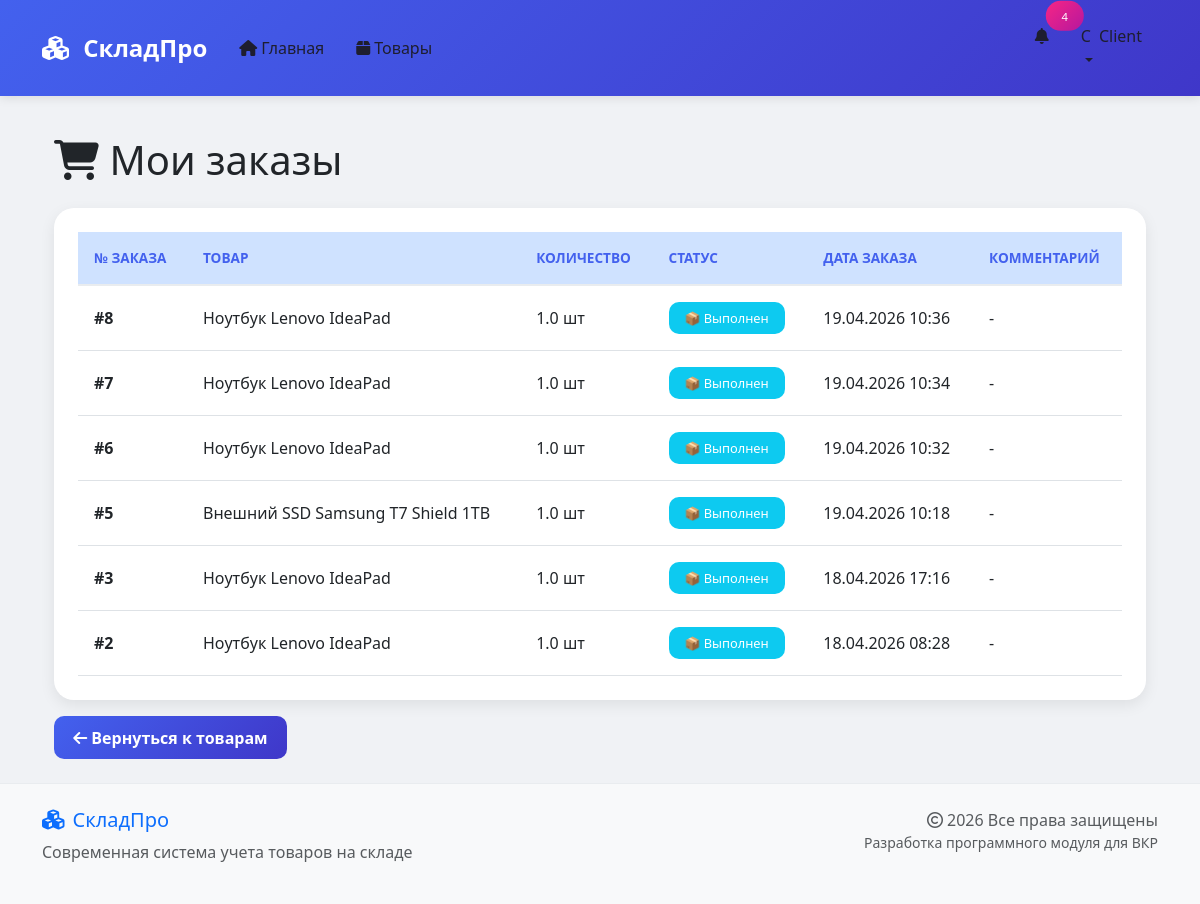
Page /my-orders (signed in) on the committed database.
### app/models.py (models this page shows, shortened)
class User(UserMixin, db.Model):
    id = db.Column(db.Integer, primary_key=True)
    username = db.Column(db.String(80), unique=True, nullable=False)
    email = db.Column(db.String(120), unique=True, nullable=False)
    password = db.Column(db.String(200), nullable=False)
    role = db.Column(db.String(20), default='client')
    created_at = db.Column(db.DateTime, default=datetime.utcnow)
    movements = db.relationship('Movement', backref='user', lazy=True)
    def can_sell(self):
        return self.role in ['admin', 'manager', 'storekeeper']
    def can_view_reports(self):
        return self.role in ['admin', 'director', 'accountant', 'viewer']
    def is_admin(self):
        return self.role == 'admin'

class Order(db.Model):
    id = db.Column(db.Integer, primary_key=True)
    user_id = db.Column(db.Integer, db.ForeignKey('user.id'), nullable=False)
    product_id = db.Column(db.Integer, db.ForeignKey('product.id'), nullable=False)
    quantity = db.Column(db.Float, nullable=False)
    status = db.Column(db.String(20), default='pending')
    created_at = db.Column(db.DateTime, default=datetime.utcnow)
    comment = db.Column(db.String(200))
    user = db.relationship('User', backref='orders', lazy=True)
    product = db.relationship('Product', backref='orders', lazy=True)

class Product(db.Model):
    id = db.Column(db.Integer, primary_key=True)
    name = db.Column(db.String(100), nullable=False)
    article = db.Column(db.String(50), unique=True)
    quantity = db.Column(db.Float, default=0)
    price = db.Column(db.Float, nullable=False)
    category = db.Column(db.String(50))
    unit = db.Column(db.String(10), default='шт')
    manufacturer = db.Column(db.String(100))
    min_stock = db.Column(db.Float, default=5)
    location = db.Column(db.String(50))
    movements = db.relationship('Movement', backref='product', lazy=True)

### app/routes.py (the view)
@bp.route('/my-orders')
@login_required
def my_orders():
    orders = Order.query.filter_by(user_id=current_user.id).order_by(Order.created_at.desc()).all()
    return render_template('my_orders.html', orders=orders)

### app/__init__.py (called while the page is built)
@login_manager.user_loader
def load_user(user_id):
    from app.models import User
    return User.query.get(int(user_id))

### app/templates/my_orders.html
{% extends "base.html" %}
{% block content %}
<div class="container">
    <h1 class="mb-4"><i class="fas fa-shopping-cart"></i> Мои заказы</h1>
    {% if orders %}
    <div class="card">
        <div class="card-body">
            <div class="table-responsive">
                <table class="table table-hover">
                    <thead class="table-primary">
                        <tr>
                            <th>№ заказа</th>
                            <th>Товар</th>
                            <th>Количество</th>
                            <th>Статус</th>
                            <th>Дата заказа</th>
                            <th>Комментарий</th>
                        </tr>
                    </thead>
                    <tbody>
                        {% for order in orders %}
                        <tr class="{% if order.status == 'pending' %}table-warning{% endif %}">
                            <td><strong>#{{ order.id }}</strong></td>
                            <td>{{ order.product.name }}</td>
                            <td>{{ order.quantity }} {{ order.product.unit }}</td>
                            <td>
                                {% if order.status == 'pending' %}
                                    <span class="badge bg-warning">⏳ Ожидает</span>
                                {% elif order.status == 'approved' %}
                                    <span class="badge bg-success">✅ Одобрен</span>
                                {% elif order.status == 'rejected' %}
                                    <span class="badge bg-danger">❌ Отклонён</span>
                                {% elif order.status == 'completed' %}
                                    <span class="badge bg-info">📦 Выполнен</span>
                                {% endif %}
                            </td>
                            <td>{{ order.created_at.strftime('%d.%m.%Y %H:%M') }}</td>
                            <td>{{ order.comment or '-' }}</td>
                        </tr>
                        {% endfor %}
                    </tbody>
                </table>
            </div>
        </div>
    </div>
    {% else %}
    <div class="alert alert-info text-center">
        <i class="fas fa-info-circle me-2"></i> У вас пока нет заказов
    </div>
    {% endif %}
    <div class="mt-3">
        <a href="{{ url_for('routes.products') }}" class="btn btn-primary">
            <i class="fas fa-arrow-left"></i> Вернуться к товарам
        </a>
    </div>
</div>
{% endblock %}

### app/templates/base.html (shortened to what this page needs)
<!DOCTYPE html>
<html lang="ru">
<head>
    <link href="https://cdn.jsdelivr.net/npm/bootstrap@5.3.0/dist/css/bootstrap.min.css" rel="stylesheet">
    <link rel="stylesheet" href="https://cdnjs.cloudflare.com/ajax/libs/font-awesome/6.4.0/css/all.min.css">
    <link rel="stylesheet" href="https://cdnjs.cloudflare.com/ajax/libs/animate.css/4.1.1/animate.min.css">
    <link rel="stylesheet" href="{{ url_for('static', filename='css/style.css') }}">
</head>
<body>
    <nav class="navbar navbar-expand-lg navbar-dark bg-primary sticky-top">
        <div class="container">
            <a class="navbar-brand" href="{{ url_for('routes.index') }}">
                <i class="fas fa-cubes me-2"></i>
                <span class="fw-bold">СкладПро</span>
            </a>
            <div class="collapse navbar-collapse" id="navbarNav">
                <ul class="navbar-nav me-auto">
                    <li class="nav-item">
                        <a class="nav-link text-white" href="{{ url_for('routes.index') }}">
                            <i class="fas fa-home me-1"></i>Главная
                        </a>
                    </li>
                    <li class="nav-item">
                        <a class="nav-link text-white" href="{{ url_for('routes.products') }}">
                            <i class="fas fa-box me-1"></i>Товары
                        </a>
                    </li>
                </ul>
                <ul class="navbar-nav">
                    {% if current_user.is_authenticated %}
                        <li class="nav-item">
                            <a class="nav-link text-white position-relative" href="{{ url_for('routes.notifications') }}">
                                <i class="fas fa-bell"></i>
                                <span id="notifications-count" class="position-absolute top-0 start-100 translate-middle badge rounded-pill bg-danger" style="font-size: 0.7rem; display: none;">
                                </span>
                            </a>
                        </li>
                        <li class="nav-item dropdown">
                            <a class="nav-link dropdown-toggle text-white" href="#" role="button" data-bs-toggle="dropdown">
                                <div class="d-flex align-items-center">
                                    <div class="avatar-circle me-2">
                                        <span class="initial">{{ current_user.username[0]|upper }}</span>
                                    </div>
                                    <span>{{ current_user.username }}</span>
                                </div>
                            </a>
                        </li>
                    {% endif %}
                </ul>
            </div>
        </div>
    </nav>
    <main class="container my-4 animate__animated animate__fadeIn">
        {% block content %}{% endblock %}
    </main>
    <footer class="footer mt-auto py-4 bg-light">
        <div class="container">
            <div class="row">
                <div class="col-md-6">
                    <h5 class="text-primary"><i class="fas fa-cubes me-2"></i>СкладПро</h5>
                    <p class="text-muted">Современная система учета товаров на складе</p>
                </div>
                <div class="col-md-6 text-md-end">
                    <p class="text-muted mb-0">
                        <i class="far fa-copyright me-1"></i>2026 Все права защищены
                    </p>
                    <p class="text-muted small">
                        Разработка программного модуля для ВКР
                    </p>
                </div>
            </div>
        </div>
    </footer>
</body>
</html>

### app/static/css/style.css (style rules this page uses)
* { margin: 0; padding: 0; box-sizing: border-box; }
body { font-family: 'Segoe UI', Tahoma, Geneva, Verdana, sans-serif; background: #f0f2f5; min-height: 100vh; display: flex; flex-direction: column; }
main { flex: 1; }
.navbar { padding: 1rem 0; box-shadow: 0 2px 10px rgba(0,0,0,0.1); }
.navbar-brand { font-size: 1.5rem; font-weight: 700; }
.nav-link { font-weight: 500; padding: 0.5rem 1rem !important; border-radius: 8px; transition: all 0.3s; }
.bg-primary { background: linear-gradient(135deg, #4361ee 0%, #3f37c9 100%) !important; }
.card { border: none; border-radius: 20px; box-shadow: 0 5px 15px rgba(0,0,0,0.08); transition: all 0.3s; overflow: hidden; background: white; }
.card-body { padding: 1.5rem; }
.table { margin-bottom: 0; color: #495057; }
.table thead th { border-top: none; border-bottom: 2px solid #e9ecef; font-weight: 600; text-transform: uppercase; font-size: 0.85rem; color: #4361ee; padding: 1rem; }
.table td { padding: 1rem; vertical-align: middle; }
.btn { padding: 0.6rem 1.2rem; font-weight: 600; border-radius: 10px; transition: all 0.3s; border: none; }
.btn-primary { background: linear-gradient(135deg, #4361ee 0%, #3f37c9 100%); }
.badge { padding: 0.6rem 1rem; font-weight: 500; border-radius: 10px; font-size: 0.8rem; }
.badge.bg-danger { background: linear-gradient(135deg, #f72585 0%, #b5179e 100%) !important; }
.footer { background: white; border-top: 1px solid #e9ecef; margin-top: auto; padding: 1.5rem 0; }
.text-white { color: #1e1e2f !important; }

### rows in the picture
User: username "C", username "Client"
Order: id "8", product.name "Ноутбук Lenovo IdeaPad", quantity "1.0", product.unit "шт", status "📦 Выполнен", created_at "19.04.2026 10:36", comment "-"
Order: id "7", product.name "Ноутбук Lenovo IdeaPad", quantity "1.0", product.unit "шт", status "📦 Выполнен", created_at "19.04.2026 10:34", comment "-"
Order: id "6", product.name "Ноутбук Lenovo IdeaPad", quantity "1.0", product.unit "шт", status "📦 Выполнен", created_at "19.04.2026 10:32", comment "-"
Order: id "5", product.name "Внешний SSD Samsung T7 Shield 1TB", quantity "1.0", product.unit "шт", status "📦 Выполнен", created_at "19.04.2026 10:18", comment "-"
Order: id "3", product.name "Ноутбук Lenovo IdeaPad", quantity "1.0", product.unit "шт", status "📦 Выполнен", created_at "18.04.2026 17:16", comment "-"
Order: id "2", product.name "Ноутбук Lenovo IdeaPad", quantity "1.0", product.unit "шт", status "📦 Выполнен", created_at "18.04.2026 08:28", comment "-"
